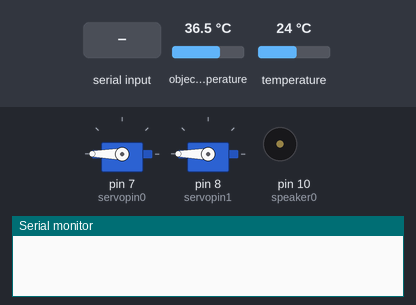
Recording of a sketch running on a simulated Arduino Uno, built with avr-gcc and run on an emulated ATmega328P. Shown: 2 × servo, buzzer (waves = sounding, pin HIGH), the last lines printed to the serial monitor. The inputs (shaded band) are chosen by the test bench; at power-on: object temperature 36.5 °C, temperature 24 °C.

Above: at 1.2 s.
1.3 s: "6\n" received over Serial
At 1.8 s:
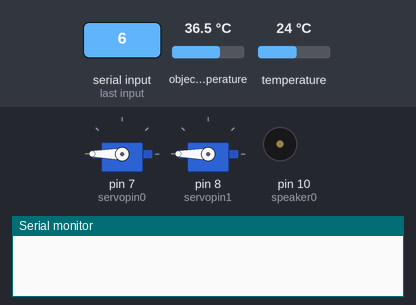
2.9 s: "5\n" received over Serial
At 3.7 s:
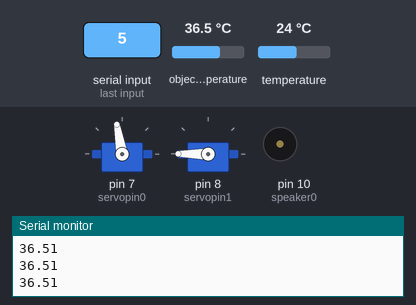
4.6 s: "4\n" received over Serial
At 6.6 s:
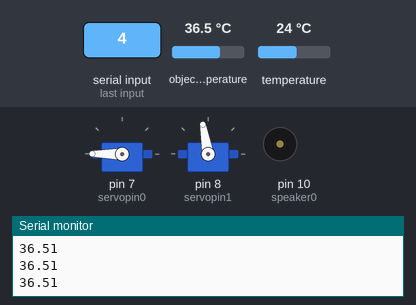
Timing chart, 0 to 10.8 s (numbered marks = the images above; inputs shaded):
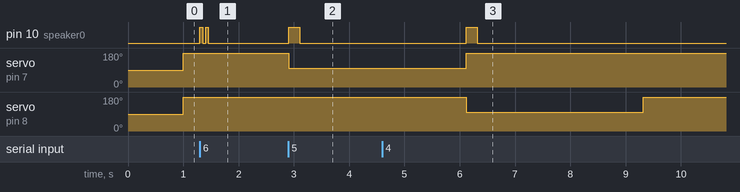

The sketch:

Arduino-2rotation_detectors.ino
```cpp
#include <Wire.h>
#include <Adafruit_MLX90614.h>
#include <Servo.h>

#define disc0 2
#define disc1 3

#define servopin0 7
#define servopin1 8

#define speaker0 10

Servo mservo0, mservo1;
Adafruit_MLX90614 mlx = Adafruit_MLX90614();

double new_emissivity = 0.35;
int baselineTemp = 34;
int celsius = 0;
int fahrenheit = 0;
bool temp = false;


void setup()
{
  Serial.begin(9600);
  mlx.begin();
  mlx.writeEmissivity(new_emissivity);
  mservo0.attach(servopin0);
  mservo1.attach(servopin1);
  pinMode(disc0, INPUT_PULLUP);
  pinMode(disc1, INPUT_PULLUP);
  pinMode(speaker0, OUTPUT);
}

void loop()
{
  String data = Serial.readStringUntil('\n');
  if (data == "5") {
    float tempObject = mlx.readObjectTempC();
    float tempAmbient = mlx.readAmbientTempC();
    mservo0.write(100);
    digitalWrite(speaker0, HIGH);
    delay(200);
    digitalWrite(speaker0, LOW);
    for (int count = 0; count < 30; count++) {
      Serial.println(tempObject);
      delay(100);
    }
    mservo0.write(180);
  }


  else if (data == "4"){
    mservo1.write(100);
    digitalWrite(speaker0, HIGH);
    delay(200);
    digitalWrite(speaker0, LOW);
    for (int count = 0; count < 30; count++) {

      delay(100);
    }

    mservo1.write(180);
  }
  else if (data == "6"){
    digitalWrite(speaker0, HIGH);
    delay(50);
    digitalWrite(speaker0, LOW);
    delay(50);
    digitalWrite(speaker0, HIGH);
    delay(50);
    digitalWrite(speaker0, LOW);
  }
  else{
    mservo0.write(180);
    mservo1.write(180);
  }
}
```

Measured:
- after the input at 1.3 s, pin 10 (speaker0): alternates HIGH for 0.05 s and LOW for 0.05 s, 4 changes in all, then stays LOW, starting at once
- after the input at 2.9 s, pin 10 (speaker0): LOW → HIGH at once, → LOW 0.20 s later; servo on pin 7 (servopin0): 180° → 100° at once
- after the input at 4.6 s, pin 10 (speaker0): LOW → HIGH after 1.5 s, → LOW 0.20 s later; servo on pin 8 (servopin1): 180° → 100° after 1.5 s, → 180° 3.2 s later
